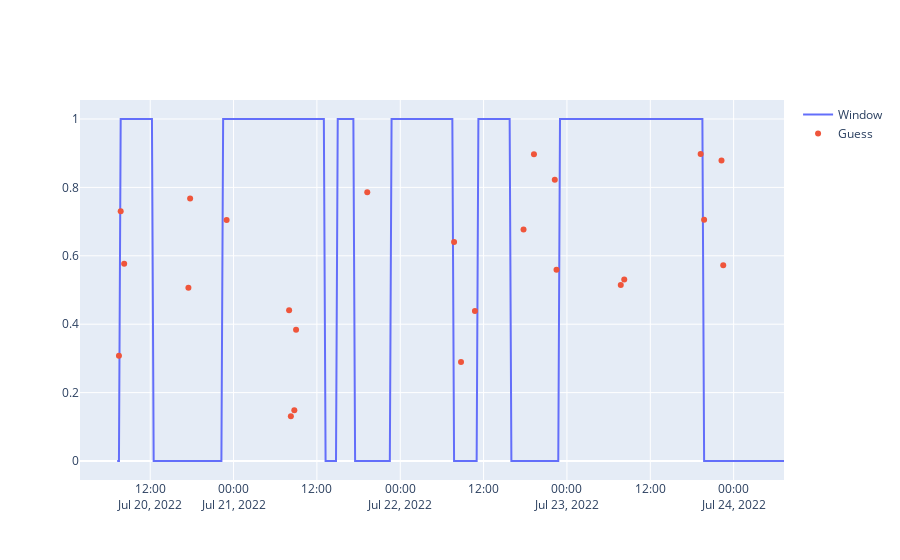

The notebook cell saved with this chart:
### Code cell
w1 = Window_Detect2(a01)
w1.analyze_window_change(make_stl_smooth)
# w1.plot_zscore()
w1.plot_guesses()
# w1.plot_analysis_and_distributions()

### Figure 1 — Plotly figure (JSON) as saved in the notebook; plotly's stock layout.template omitted (floating-point values rounded to 4 significant figures; data arrays with more than 128 entries replaced by an {"elided": "..."} marker saying what was removed)
{"data": [{"mode": "lines", "name": "Window", "type": "scatter", "x": {"elided": "385 str values"}, "y": {"elided": "385 int values"}}, {"mode": "markers", "name": "Guess", "type": "scatter", "x": ["2022-07-20T07:30:00", "2022-07-20T07:45:00", "2022-07-20T08:15:00", "2022-07-20T17:30:00", "2022-07-20T17:45:00", "2022-07-20T23:00:00", "2022-07-21T08:00:00", "2022-07-21T08:15:00", "2022-07-21T08:45:00", "2022-07-21T09:00:00", "2022-07-21T19:15:00", "2022-07-22T07:45:00", "2022-07-22T08:45:00", "2022-07-22T10:45:00", "2022-07-22T17:45:00", "2022-07-22T19:15:00", "2022-07-22T22:15:00", "2022-07-22T22:30:00", "2022-07-23T07:45:00", "2022-07-23T08:15:00", "2022-07-23T19:15:00", "2022-07-23T19:45:00", "2022-07-23T22:15:00", "2022-07-23T22:30:00"], "y": [0.3075, 0.7304, 0.5769, 0.5065, 0.7675, 0.7047, 0.4411, 0.1305, 0.1485, 0.3839, 0.786, 0.6403, 0.2893, 0.4384, 0.6767, 0.8971, 0.8226, 0.5593, 0.5148, 0.5307, 0.8974, 0.7055, 0.8784, 0.5725]}], "layout": {}}
